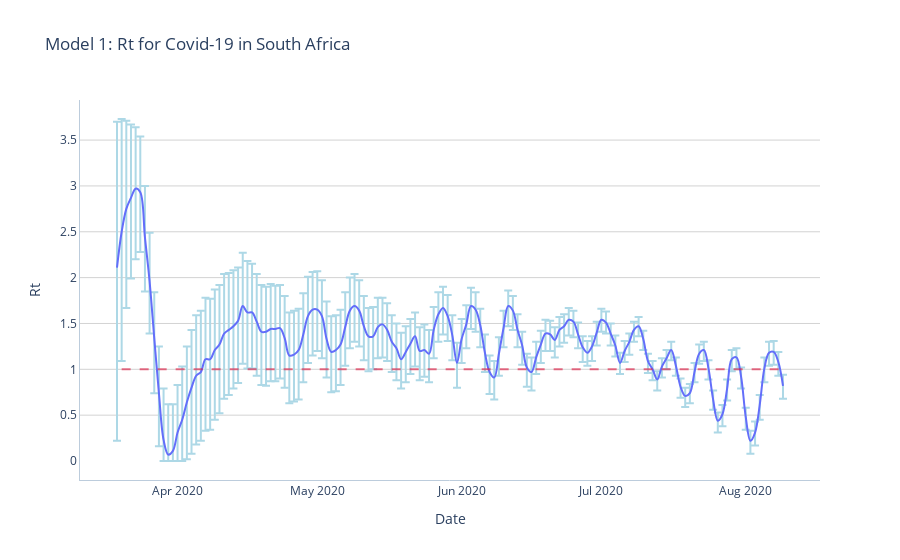

Write notebook code for a chart like this one.
### Code cell
fig_rt1 = px.line(state_single, x='Date', y='Rt',
              error_y='e_plus', error_y_minus='e_minus',
              title='Model 1: Rt for Covid-19 in South Africa', line_shape='spline')
fig_rt1.update_traces(hovertemplate=None)
fig_rt1.update_layout(hovermode="x")
fig_rt1['data'][0]['error_y']['color'] = 'lightblue'

fig_rt1.add_shape(
    type="line",
    xref="x",
    yref="y",
    x0=X0rt1,
    y0=1,
    x1=X2rt1,
    y1=1,
    opacity=0.6,
    line=dict(
        color="Crimson",
        width=2,
        dash='dash'
))

fig_rt1.update_layout(plot_bgcolor="#FFF")
fig_rt1.update_xaxes(linecolor="#BCCCDC")
fig_rt1.update_yaxes(linecolor="#BCCCDC", gridcolor='#D3D3D3')

fig_rt1.show()

### Figure 1 — Plotly figure (JSON) as saved in the notebook; plotly's stock layout.template omitted (floating-point values rounded to 4 significant figures; data arrays with more than 128 entries replaced by an {"elided": "..."} marker saying what was removed)
{"data": [{"error_y": {"array": {"elided": "144 float values"}, "arrayminus": {"elided": "144 float values"}, "color": "lightblue"}, "legendgroup": "", "line": {"color": "#636efa", "dash": "solid", "shape": "spline"}, "mode": "lines", "name": "", "showlegend": false, "type": "scatter", "x": {"elided": "144 str values"}, "xaxis": "x", "y": {"elided": "144 float values"}, "yaxis": "y"}], "layout": {"hovermode": "x", "legend": {"tracegroupgap": 0}, "plot_bgcolor": "#FFF", "shapes": [{"line": {"color": "Crimson", "dash": "dash", "width": 2}, "opacity": 0.6, "type": "line", "x0": "2020-03-20T00:00:00", "x1": "2020-08-09T00:00:00", "xref": "x", "y0": 1, "y1": 1, "yref": "y"}], "title": {"text": "Model 1: Rt for Covid-19 in South Africa"}, "xaxis": {"anchor": "y", "domain": [0, 1], "linecolor": "#BCCCDC", "title": {"text": "Date"}}, "yaxis": {"anchor": "x", "domain": [0, 1], "gridcolor": "#D3D3D3", "linecolor": "#BCCCDC", "title": {"text": "Rt"}}}}
